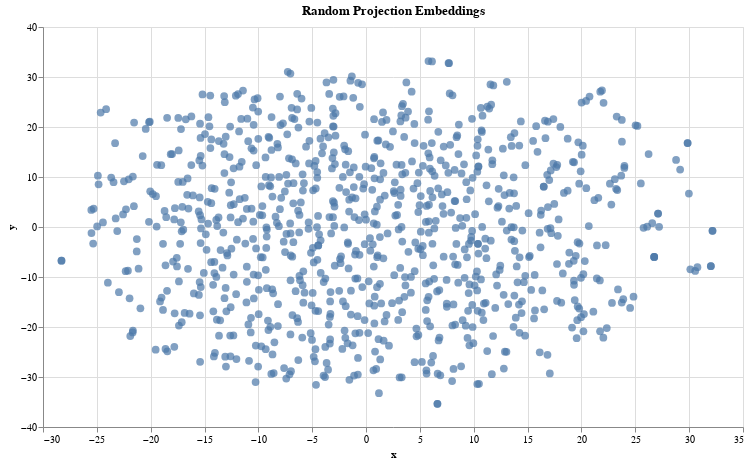

The notebook cell this image was saved under:
### Markdown cell above
We can then use the Altair visualization library to create a scatterplot of these coordinates:

### Code cell
chart = alt.Chart(df).mark_circle(size=60).encode(
    x='x',
    y='y',
    tooltip=['place', 'country']
).properties(width=700, height=400, title="Random Projection Embeddings")
chart.save('randomProjection.json')
chart

### Figure 1 — Vega-Lite specification as saved in the notebook (floating-point values rounded to 4 significant figures; data arrays with more than 128 entries replaced by an {"elided": "..."} marker saying what was removed)
{"config": {"view": {"continuousWidth": 400, "continuousHeight": 300}}, "data": {"name": "data-c49ee13f4f33db8ce3461b0b4b0b1ecb"}, "mark": {"type": "circle", "size": 60}, "encoding": {"tooltip": [{"type": "nominal", "field": "place"}, {"type": "nominal", "field": "country"}], "x": {"type": "quantitative", "field": "x"}, "y": {"type": "quantitative", "field": "y"}}, "height": 400, "title": "Random Projection Embeddings", "width": 700, "$schema": "https://vega.github.io/schema/vega-lite/v4.8.1.json", "datasets": {"data-c49ee13f4f33db8ce3461b0b4b0b1ecb": {"elided": "894 records"}}}
